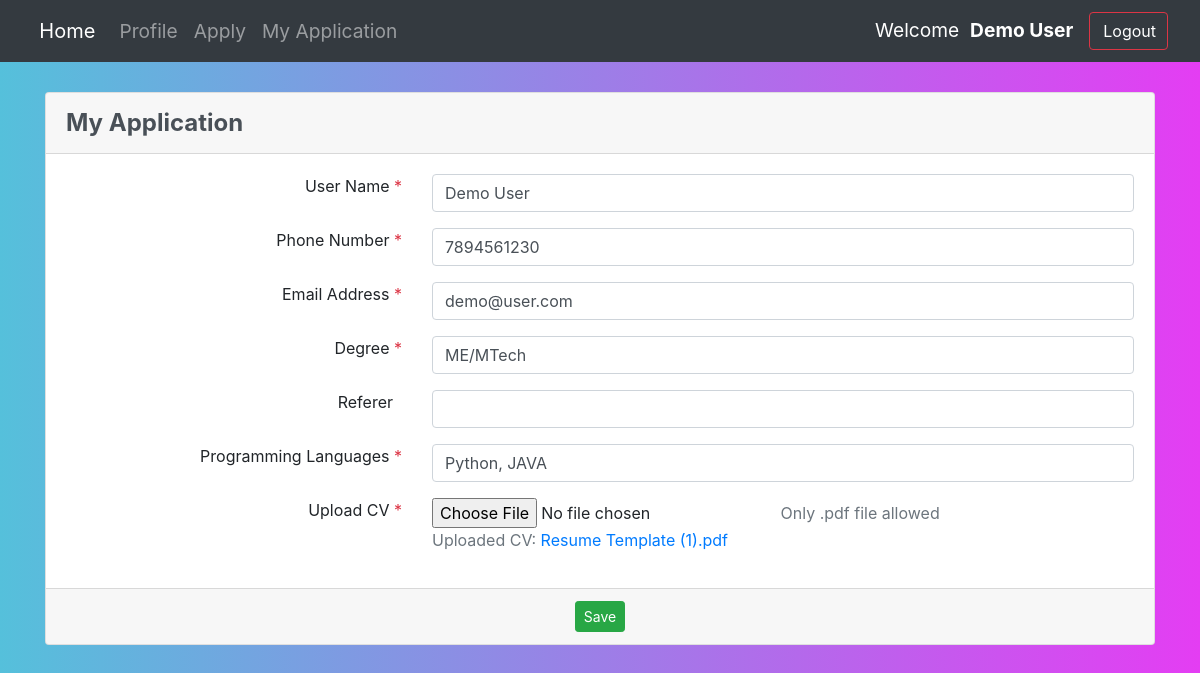
Page /my_application.php (signed in) on the committed database.
### tables this page shows
CREATE TABLE IF NOT EXISTS `jobregistration` (
  `id` int(50) NOT NULL AUTO_INCREMENT,
  `name` varchar(50) NOT NULL,
  `phone` varchar(50) NOT NULL,
  `email` varchar(50) NOT NULL,
  `degree` varchar(50) NOT NULL,
  `refer` varchar(50) NOT NULL,
  `planguage` varchar(50) NOT NULL,
  `cv_doc` varchar(255) NOT NULL,
  PRIMARY KEY (`id`)
);

### my_application.php (the view, shortened to what this page needs)
<?php
include('header.php');
?>
<div class="container" style="margin-top:30px">
  <div class="card">
    <form method="post" action="" enctype="multipart/form-data">
        <?php
            $id = $_SESSION['id'];
            $selectquery = " select * from jobregistration where id='$id' ";
            $query = mysqli_query($con, $selectquery);
            $result = mysqli_fetch_assoc($query);
                        ?>
		<div class="card-header">
			<div class="row">
				<div class="col-md-9">My Application</div>
				<div class="col-md-3" align="right">
				</div>
			</div>
		</div>
		<div class="card-body">
			<div class="form-group">
				<div class="row">
					<label class="col-md-4 text-right">User Name <span class="text-danger">*</span></label>
					<div class="col-md-8">
						<input type="text" name="name" id="contact-name" class="form-control" value="<?php echo $_SESSION['username']; ?>"/>
					</div>
				</div>
			</div>
			<div class="form-group">
				<div class="row">
					<label class="col-md-4 text-right">Phone Number <span class="text-danger">*</span></label>
					<div class="col-md-8">
						<input type="text" name="phone" id="contact-phone" class="form-control" value="<?php echo $result['phone']; ?>"/>
					</div>
				</div>
			</div>
			<div class="form-group">
				<div class="row">
					<label class="col-md-4 text-right">Email Address <span class="text-danger">*</span></label>
					<div class="col-md-8">
						<input type="text" name="email" class="form-control" value="<?php echo $result['email']; ?>"/>
					</div>
				</div>
			</div>
			<div class="form-group">
				<div class="row">
					<label class="col-md-4 text-right">Degree <span class="text-danger">*</span></label>
					<div class="col-md-8">
						<input type="text" name="degree" class="form-control" value="<?php echo $result['degree']; ?>"/>
					</div>
				</div>
			</div>
			<div class="form-group">
				<div class="row">
					<label class="col-md-4 text-right">Referer&nbsp;&nbsp;</label>
					<div class="col-md-8">
						<input type="text" name="refer" class="form-control" value="<?php echo $result['refer']; ?>"/>
					</div>
				</div>
			</div>
			<div class="form-group">
				<div class="row">
					<label class="col-md-4 text-right">Programming Languages <span class="text-danger">*</span></label>
					<div class="col-md-8">
						<input type="text" name="plang" class="form-control" value="<?php echo $result['planguage']; ?>"/>
					</div>
				</div>
			</div>
			<div class="form-group">
				<div class="row">
					<label class="col-md-4 text-right">Upload CV <span class="text-danger">*</span></label>
					<div class="col-md-8">
						<input type="file" name="pdf_file" value="<?php echo $result['cv_doc']; ?>" required/>
						<span class="text-muted">Only .pdf file allowed</span><br />
						<span class="text-muted">Uploaded CV:</span>
						<span><a href="./admin/view_cv.php?id=<?php echo $result['id']; ?>" name="viewCV"><?php echo $result['cv_doc']; ?></a></span>
					</div>
				</div>
			</div>
		</div>
		<div class="card-footer" align="center">
			<input type="submit" name="btnUpdate" class="btn btn-success btn-sm" value="Save" />
		</div>
    </form>
  </div>
</div>
<br />
<br />
</body>
</html>

### header.php (style rules this page uses)
body { background: linear-gradient(to right, #68ddfa 0%, #55c0db 0%, #e43df3 100%); }

### my_application.php (style rules this page uses)
.card .card-header { align-items: center; justify-content: center; font-weight: bold; font-size:1.5rem; padding: 8px auto; color:#495057; }

### rows in the picture
jobregistration: phone "7894561230", email "demo@user.com", degree "ME/MTech", plang "Python, JAVA", cv_doc "Resume Template (1).pdf"

### other values in the picture
$_SESSION['username'] "Demo User"
